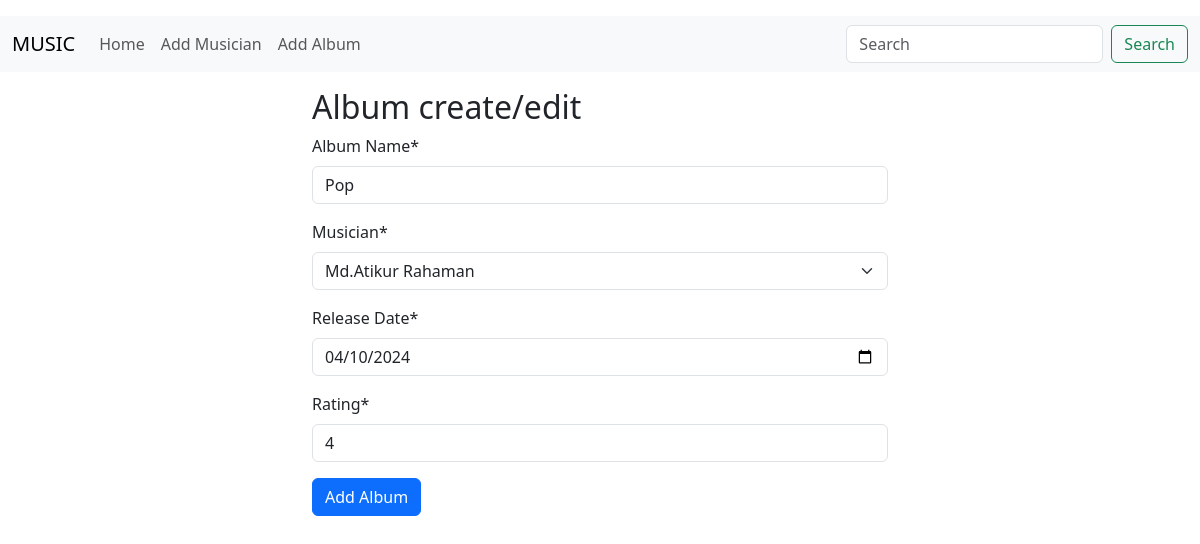
Page /album/edit_album/2/ on the committed database.
### album/models.py (models this page shows, shortened)
class Album(models.Model):
    name = models.CharField(max_length=100)
    musician = models.ForeignKey(Musician, on_delete=models.CASCADE)
    release_date = models.DateField()
    rating = models.IntegerField()

### album/views.py (the view)
# urls.py: path('edit_album/<int:id>/', EditAlbumView.as_view(), name='edit_album'),
class EditAlbumView(UpdateView):
    model = Album
    form_class = AlbumForm
    template_name = 'add_album.html'
    success_url = reverse_lazy('home')
    pk_url_kwarg = 'id'

### album/forms.py
class AlbumForm(forms.ModelForm):
    class Meta:
        model = Album
        fields = '__all__'
        labels ={
            'name': 'Album Name',
            'artist': 'Artist',
            'release_date': 'Release Date',
            'rating': 'Rating'
        }
        widgets = {
            'release_date': forms.DateInput(attrs={'type': 'date'}),
        }

### musician/models.py (called while the page is built)
    def __str__(self):
        return self.first_name + ' ' + self.last_name

### album/templates/add_album.html
{% extends 'base.html' %} {% load crispy_forms_tags %} {% block content %}
<div class="container w-50 mx-auto">
  <h2>Album create/edit</h2>
  <form method="post" enctype="multipart/form-data">
    {% csrf_token %} {{ form|crispy }}
    <button type="submit" class="btn btn-primary">Add Album</button>
  </form>
</div>
{% endblock %}

### rows in the picture
Album: name "Pop", musician "Md.Atikur Rahaman", release_date "04/10/2024", rating "4"
